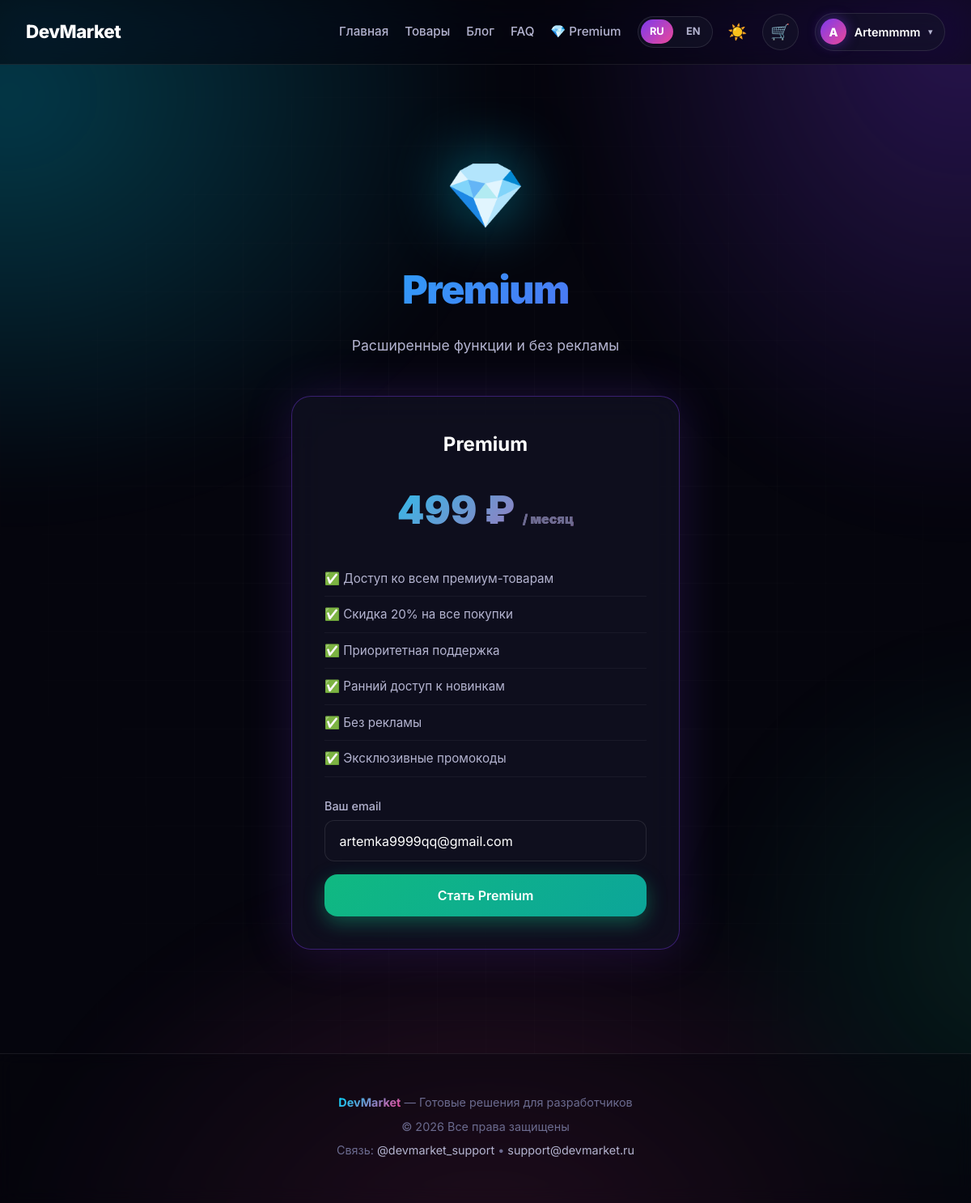
The app's page /premium (signed in) with its own data.
### tables this page shows
CREATE TABLE users (
                id INTEGER PRIMARY KEY AUTOINCREMENT,
                username TEXT UNIQUE NOT NULL,
                email TEXT UNIQUE NOT NULL,
                password_hash TEXT NOT NULL,
                avatar TEXT,
                is_premium INTEGER DEFAULT 0,
                premium_until TEXT,
                language TEXT DEFAULT 'ru',
                theme TEXT DEFAULT 'dark',
                created_at TIMESTAMP DEFAULT CURRENT_TIMESTAMP
            );

### app.py (the view)
@app.route("/premium")
def premium():
    return render_template("premium.html", price=BRAND["premium_price"])

### app.py (called while the page is built)
def get_lang():
    return session.get("lang", "ru")

def t(key):
    return TRANSLATIONS.get(get_lang(), TRANSLATIONS["ru"]).get(key, key)

@app.context_processor
def inject_globals():
    user = get_current_user()
    cart_count = db.get_cart_count(user["id"]) if user else 0
    return {
        "brand": BRAND,
        "current_user": user,
        "cart_count": cart_count,
        "t": t,
        "lang": get_lang(),
    }

def get_current_user():
    if session.get("user_id"):
        return db.get_user_by_id(session["user_id"])
    return None

### database.py (called while the page is built)
def get_db():
    conn = sqlite3.connect(DB_PATH)
    conn.row_factory = sqlite3.Row
    return conn

def get_user_by_id(user_id):
    with get_db() as conn:
        return conn.execute("SELECT * FROM users WHERE id = ?", (user_id,)).fetchone()

def get_cart_count(user_id):
    with get_db() as conn:
        row = conn.execute("SELECT SUM(quantity) FROM cart WHERE user_id = ?", (user_id,)).fetchone()
        return row[0] if row and row[0] else 0

### templates/premium.html (shortened to what this page needs)
{% extends "base.html" %}
{% block content %}
<div class="container">
    <div class="premium-hero">
        <div class="premium-icon">💎</div>
        <h1>{{ t('premium') }}</h1>
        <p class="premium-subtitle">{{ t('premium_description') }}</p>
    </div>
    {% if current_user and current_user['is_premium'] %}
        <div class="premium-active-card">
            <h2>✅ {{ t('premium_active') }}</h2>
            <p>Действует до: {{ current_user['premium_until'] }}</p>
        </div>
    {% else %}
        <div class="premium-card">
            <h2>{{ t('premium') }}</h2>
            <p class="premium-price">{{ price }} ₽ <span>/ месяц</span></p>
            <ul class="premium-features">
                <li>✅ Доступ ко всем премиум-товарам</li>
                <li>✅ Скидка 20% на все покупки</li>
                <li>✅ Приоритетная поддержка</li>
                <li>✅ Ранний доступ к новинкам</li>
                <li>✅ Без рекламы</li>
                <li>✅ Эксклюзивные промокоды</li>
            </ul>
            {% if current_user %}
                <form method="post" action="/premium/buy">
                    <div class="form-group">
                        <label>Ваш email</label>
                        <input type="email" name="buyer_email" class="form-input" value="{{ current_user['email'] }}" required>
                    </div>
                    <button type="submit" class="btn btn-success btn-full">{{ t('become_premium') }}</button>
                </form>
            {% else %}
                <a href="/login" class="btn btn-primary btn-full">Войдите, чтобы купить</a>
            {% endif %}
        </div>
    {% endif %}
</div>
{% endblock %}

### templates/base.html (shortened to what this page needs)
<!DOCTYPE html>
<html lang="{{ lang }}">
<head>
    <link rel="stylesheet" href="{{ url_for('static', filename='style.css') }}">
</head>
<body class="theme-{{ session.get('theme', 'dark') }}">
<nav class="navbar">
    <div class="nav-container">
        <a href="/" class="logo"><span>{{ brand.name }}</span></a>
        <div class="nav-links" id="nav-links">
            <a href="/">{{ t('home') }}</a>
            <a href="/search">{{ t('products') }}</a>
            <a href="/blog">{{ t('blog') }}</a>
            <a href="/faq">{{ t('faq') }}</a>
            <a href="/premium">💎 {{ t('premium') }}</a>
            <div class="nav-controls">
                <div class="lang-switch">
                    <a href="/set-lang/ru" class="{% if lang == 'ru' %}active{% endif %}">RU</a>
                    <a href="/set-lang/en" class="{% if lang == 'en' %}active{% endif %}">EN</a>
                </div>
                <a href="/set-theme/{% if session.get('theme', 'dark') == 'dark' %}light{% else %}dark{% endif %}" class="theme-switch" title="Тема">
                    {% if session.get('theme', 'dark') == 'dark' %}☀️{% else %}🌙{% endif %}
                </a>
                {% if current_user %}
                    <a href="/cart" class="cart-btn">
                        🛒
                    </a>
                {% endif %}
            </div>
            {% if current_user %}
                <div class="user-menu">
                    <button class="user-menu-btn" id="user-menu-btn">
                        {% if current_user['avatar'] %}
                            <img src="{{ url_for('static', filename='avatars/' + current_user['avatar']) }}" class="user-avatar-img" alt="Avatar">
                        {% else %}
                            <span class="user-avatar">{{ current_user['username'][0]|upper }}</span>
                        {% endif %}
                        <span class="user-name">
                            {{ current_user['username'] }}
                        </span>
                        <span class="user-arrow">▾</span>
                    </button>
                </div>
            {% else %}
                <a href="/login" class="nav-login-btn">{{ t('login') }}</a>
            {% endif %}
        </div>
    </div>
</nav>
<main>
    {% if error_404 %}
        <div class="container">
            <div class="success-page error-page">
                <div class="success-icon">🔍</div>
                <h1>404</h1>
                <p>Страница не найдена</p>
                <a href="/" class="btn btn-primary" style="margin-top: 2rem;">← На главную</a>
            </div>
        </div>
    {% else %}
        {% block content %}{% endblock %}
    {% endif %}
</main>
<footer class="footer">
    <div class="footer-content">
        <p><strong>{{ brand.name }}</strong> — {{ brand.tagline }}</p>
        <p>© {{ brand.year }} Все права защищены</p>
        <p class="footer-contacts">
            Связь:
            <a href="https://t.me/{{ brand.contacts.telegram[1:] }}" target="_blank">{{ brand.contacts.telegram }}</a>
            •
            <a href="mailto:{{ brand.contacts.email }}">{{ brand.contacts.email }}</a>
        </p>
    </div>
</footer>
</body>
</html>

### records on screen
users: username "A", username "Artemmmm", buyer_email "artemka9999qq@gmail.com"

### other values on screen
{{ brand.name }} "DevMarket"
{{ t('home') }} "Главная"
{{ t('products') }} "Товары"
{{ t('blog') }} "Блог"
{{ t('faq') }} "FAQ"
{{ t('premium') }} "Premium"
{{ t('premium_description') }} "Расширенные функции и без рекламы"
{{ price }} "499"
{{ t('become_premium') }} "Стать Premium"
{{ brand.tagline }} "Готовые решения для разработчиков"
{{ brand.year }} "2026"
{{ brand.contacts.telegram }} "@devmarket_support"
{{ brand.contacts.email }} "support@devmarket.ru"
